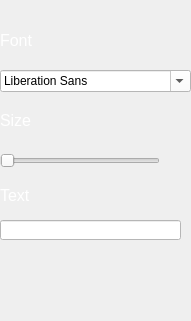
   <widget class="QWidget" name="wdg_text" native="true">
    <property name="geometry">
     <rect>
      <x>1080</x>
      <y>70</y>
      <width>191</width>
      <height>321</height>
     </rect>
    </property>
    <widget class="QFontComboBox" name="font_box_text">
     <property name="geometry">
      <rect>
       <x>0</x>
       <y>70</y>
       <width>191</width>
       <height>22</height>
      </rect>
     </property>
     <property name="styleSheet">
      <string notr="true">background-color: rgb(255, 255, 255);</string>
     </property>
    </widget>
    <widget class="QLabel" name="label_font_text">
     <property name="geometry">
      <rect>
       <x>0</x>
       <y>20</y>
       <width>171</width>
       <height>41</height>
      </rect>
     </property>
     <property name="font">
      <font>
       <pointsize>12</pointsize>
      </font>
     </property>
     <property name="styleSheet">
      <string notr="true">color: rgb(255, 255, 255);</string>
     </property>
     <property name="text">
      <string>Font</string>
     </property>
    </widget>
    <widget class="QLabel" name="label_size_text">
     <property name="geometry">
      <rect>
       <x>0</x>
       <y>100</y>
       <width>121</width>
       <height>41</height>
      </rect>
     </property>
     <property name="font">
      <font>
       <pointsize>12</pointsize>
      </font>
     </property>
     <property name="styleSheet">
      <string notr="true">color: rgb(255, 255, 255);</string>
     </property>
     <property name="text">
      <string>Size</string>
     </property>
    </widget>
    <widget class="QSlider" name="slide_size_text">
     <property name="geometry">
      <rect>
       <x>0</x>
       <y>150</y>
       <width>160</width>
       <height>22</height>
      </rect>
     </property>
     <property name="orientation">
      <enum>Qt::Horizontal</enum>
     </property>
    </widget>
    <widget class="QLineEdit" name="lineEdit_text_text">
     <property name="geometry">
      <rect>
       <x>0</x>
       <y>220</y>
       <width>181</width>
       <height>20</height>
      </rect>
     </property>
     <property name="styleSheet">
      <string notr="true">background-color: rgb(255, 255, 255);</string>
     </property>
    </widget>
    <widget class="QLabel" name="label_text_text">
     <property name="geometry">
      <rect>
       <x>0</x>
       <y>180</y>
       <width>111</width>
       <height>31</height>
      </rect>
     </property>
     <property name="font">
      <font>
       <pointsize>12</pointsize>
      </font>
     </property>
     <property name="styleSheet">
      <string notr="true">color: rgb(255, 255, 255);</string>
     </property>
     <property name="text">
      <string>Text</string>
     </property>
    </widget>
   </widget>
